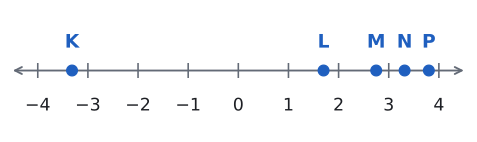

Generate this figure with Python:
import sys; sys.path.insert(0, "tools")
from cizim import *

# Soru 5: K, L, M, N, P noktaları. √11 ≈ 3,32 → N; P = 3,8 (3,5'in sağında).
fig, ax = sekil(6.2, 1.7)
sayi_dogrusu(ax, -4, 4)
for x, ad in ((-np.sqrt(11), "K"), (1.7, "L"), (2.75, "M"), (np.sqrt(11), "N"), (3.8, "P")):
    ax.plot(x, 0, "o", color=MAVI, markersize=8, zorder=5)
    ax.text(x, 0.22, ad, ha="center", va="bottom", color=MAVI, fontsize=14, fontweight="bold")
ax.set_ylim(-0.75, 0.75)
kaydet(fig, __file__)
